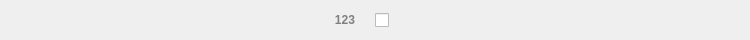
<?xml version="1.0" encoding="UTF-8"?>
<ui version="4.0">
 <class>AttributeCheckbox</class>
 <widget class="QWidget" name="AttributeCheckbox">
  <property name="geometry">
   <rect>
    <x>0</x>
    <y>0</y>
    <width>750</width>
    <height>40</height>
   </rect>
  </property>
  <property name="minimumSize">
   <size>
    <width>575</width>
    <height>40</height>
   </size>
  </property>
  <property name="maximumSize">
   <size>
    <width>16777215</width>
    <height>40</height>
   </size>
  </property>
  <layout class="QHBoxLayout" name="horizontalLayout_3">
   <property name="spacing">
    <number>10</number>
   </property>
   <property name="leftMargin">
    <number>15</number>
   </property>
   <property name="topMargin">
    <number>2</number>
   </property>
   <property name="rightMargin">
    <number>15</number>
   </property>
   <property name="bottomMargin">
    <number>2</number>
   </property>
   <item>
    <widget class="QLabel" name="num_attrib">
     <property name="minimumSize">
      <size>
       <width>50</width>
       <height>26</height>
      </size>
     </property>
     <property name="maximumSize">
      <size>
       <width>50</width>
       <height>26</height>
      </size>
     </property>
     <property name="font">
      <font>
       <family>Segoe UI</family>
       <pointsize>10</pointsize>
      </font>
     </property>
     <property name="alignment">
      <set>Qt::AlignCenter</set>
     </property>
    </widget>
   </item>
   <item>
    <widget class="QLabel" name="name_attrib">
     <property name="minimumSize">
      <size>
       <width>240</width>
       <height>26</height>
      </size>
     </property>
     <property name="maximumSize">
      <size>
       <width>240</width>
       <height>26</height>
      </size>
     </property>
     <property name="font">
      <font>
       <family>Segoe UI</family>
       <pointsize>10</pointsize>
       <weight>75</weight>
       <bold>true</bold>
      </font>
     </property>
    </widget>
   </item>
   <item>
    <widget class="QLabel" name="type_attrib">
     <property name="minimumSize">
      <size>
       <width>40</width>
       <height>26</height>
      </size>
     </property>
     <property name="maximumSize">
      <size>
       <width>40</width>
       <height>26</height>
      </size>
     </property>
     <property name="font">
      <font>
       <family>Segoe UI</family>
       <pointsize>9</pointsize>
       <weight>75</weight>
       <bold>true</bold>
      </font>
     </property>
     <property name="toolTip">
      <string>Nombre entier</string>
     </property>
     <property name="styleSheet">
      <string notr="true">QLabel{color: grey; }</string>
     </property>
     <property name="text">
      <string notr="true">123</string>
     </property>
     <property name="alignment">
      <set>Qt::AlignCenter</set>
     </property>
    </widget>
   </item>
   <item>
    <widget class="QCheckBox" name="value_attrib">
     <property name="minimumSize">
      <size>
       <width>100</width>
       <height>26</height>
      </size>
     </property>
     <property name="maximumSize">
      <size>
       <width>16777215</width>
       <height>26</height>
      </size>
     </property>
     <property name="text">
      <string/>
     </property>
    </widget>
   </item>
  </layout>
 </widget>
 <resources>
  <include location="../icones/icons.qrc"/>
 </resources>
 <connections/>
</ui>
